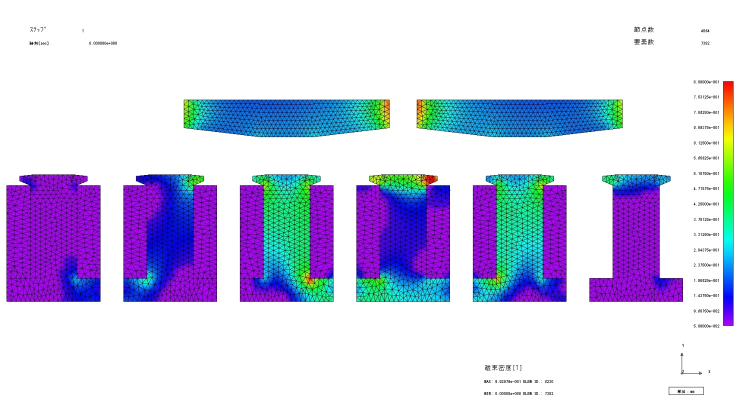
#> input picture 画像処理/de.png, 1492 x 815 px (shown at 1/2 size)
$ python cut.py
#> lines starting #> are read from the running program, lines starting #| are printed output that depends on the picture
import cv2

#画像入力
im = cv2.imread('de.png',0)
#> im: shape (815, 1492); min 0, max 255, mean 215.3

#新しい配列に入力画像の一部を代入
dst = im[340:610,460:680]
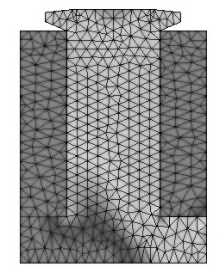
#> dst: shape (270, 220); min 0, max 255, mean 153.2

#書き出し
cv2.imwrite('cut1.png',dst)


#画像入力
im = cv2.imread('pso.png',0)
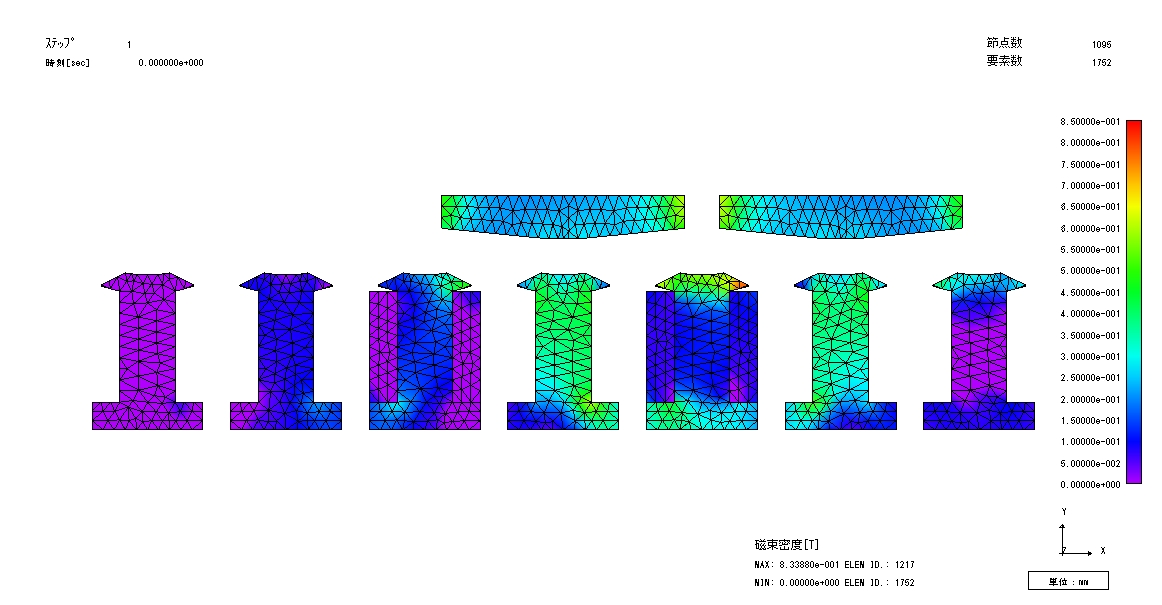
#> input picture 画像処理/pso.png, 1162 x 605 px
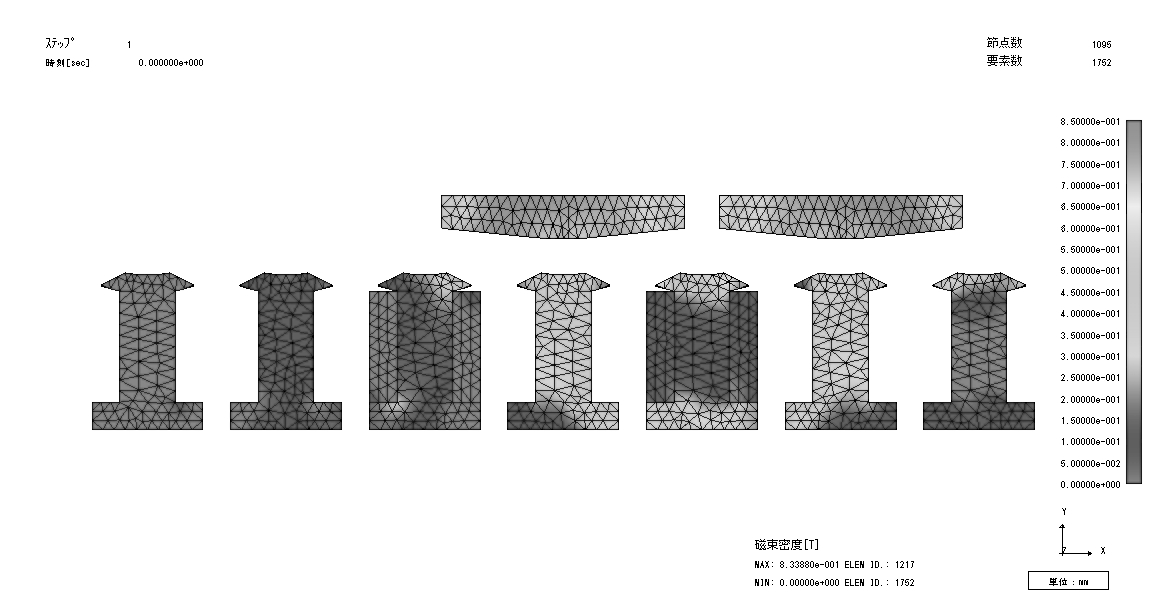
#> im: shape (605, 1162); min 0, max 255, mean 230.1

#新しい配列に入力画像の一部を代入
dst = im[250:450,360:490]
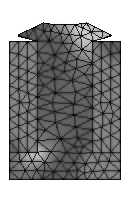
#> dst: shape (200, 130); min 0, max 255, mean 147.7

#書き出し
cv2.imwrite('cut2.png',dst)


#画像入力
im = cv2.imread('tyukan.png',0)
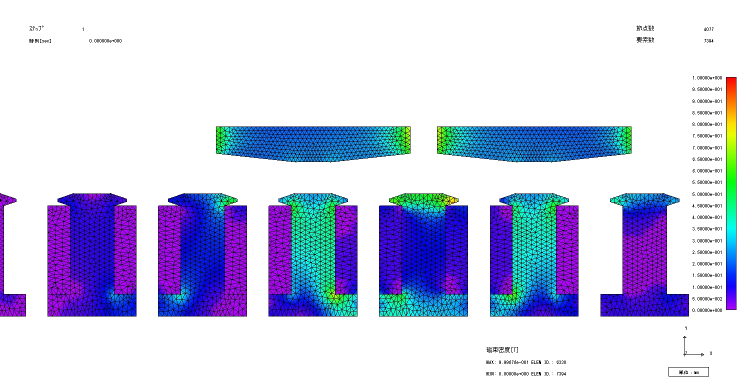
#> input picture 画像処理/tyukan.png, 1498 x 775 px (shown at 1/2 size)
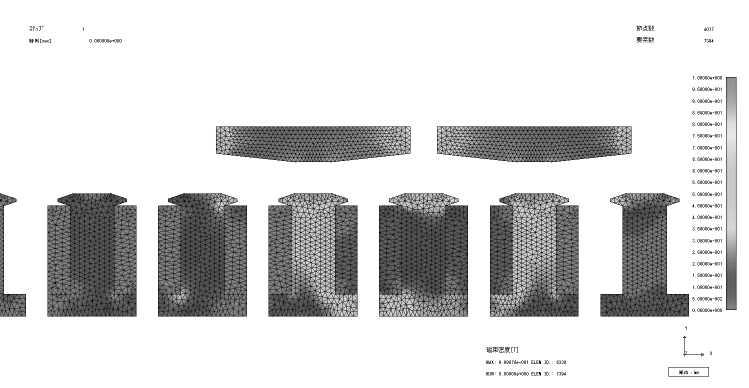
#> im: shape (775, 1498) (shown at 1/2 size); min 0, max 255, mean 213

#新しい配列に入力画像の一部を代入
dst = im[360:660,520:740]
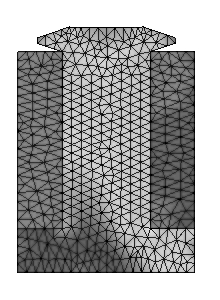
#> dst: shape (300, 220); min 0, max 255, mean 164.5

#書き出し
cv2.imwrite('cut3.png',dst)
